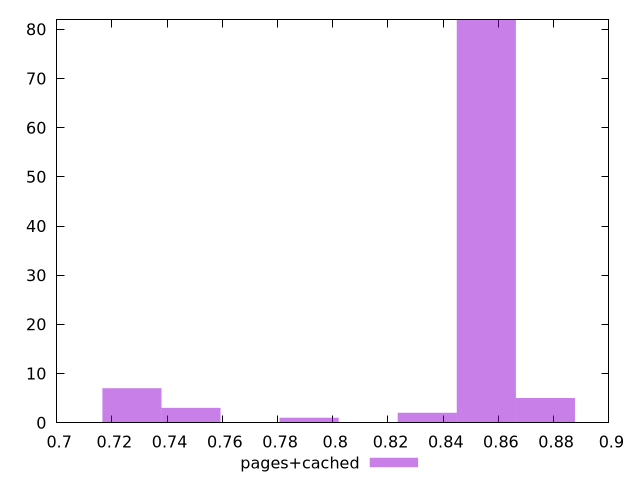

Reproduce this figure in gnuplot.
$_pagesCached <<EOF
0.7914449115949799 1
0.8556161206432216 82
0.7272737025467383 7
0.834225717627141 2
0.7486641055628188 3
0.8770065236593021 5
EOF
set key outside below
set terminal pngcairo
set output "report_00005_2020-11-02T22-26-11.212Z/uses-http2/pages+cached//hist.png"
set yrange [0:82]
set boxwidth 0.02139040301608054
set style fill transparent solid 0.5 noborder
plot $_pagesCached title "pages+cached" with boxes ,
